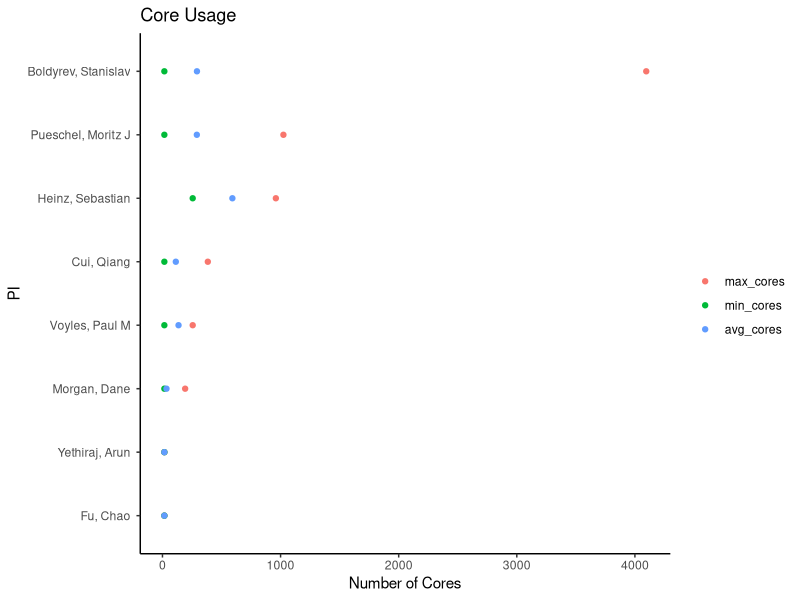
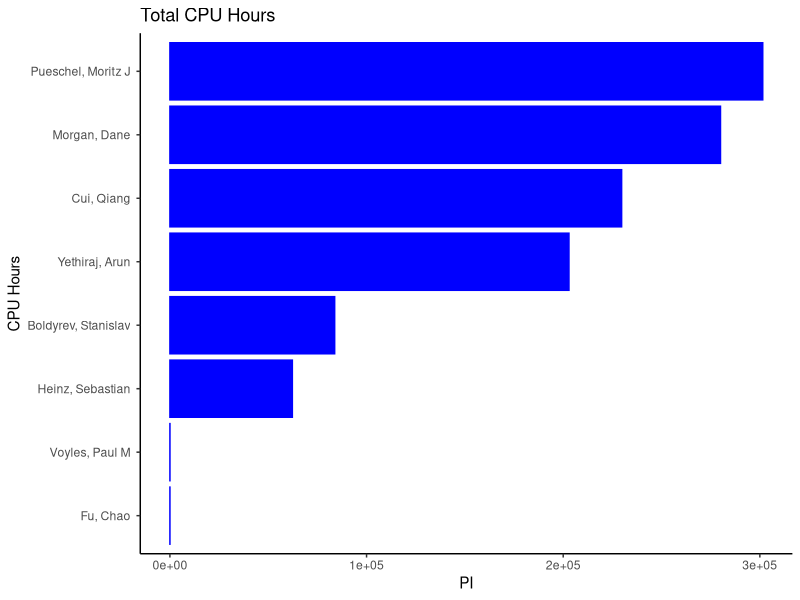

Reproduce these figures in R, in order.
library(ggplot2)
library(dplyr)
library(reshape2)

df <- read.csv("madison_PI_2015-04-01_to_2015-04-30_aggregate.csv")

total_hours <- df %>%
  mutate(PI = reorder(PI, CPU.Hours..Total)) %>%
  ggplot(aes(y=CPU.Hours..Total, x=PI)) + 
  geom_bar(stat="identity", color="blue", fill="blue") + 
  coord_flip() +
  theme(panel.background = element_blank(), 
        axis.line = element_line(colour = "black")) +
  labs(title="Total CPU Hours", x="CPU Hours", y="PI")

cpu_usage <- df %>% 
  select(PI,
              max_cores = Job.Size..Max..Core.Count.,
              min_cores = Job.Size..Min..Core.Count.,
              avg_cores = Job.Size..Per.Job..Core.Count.) %>%
  mutate(PI = reorder(PI, max_cores)) %>%
  melt(value.name = "num_cores") %>%
  ggplot(aes(x=num_cores,y=PI,color=variable)) + 
  geom_point() + 
  theme(panel.background = element_blank(), 
        axis.line = element_line(colour = "black")) +
  labs(title="Core Usage", x="Number of Cores", y="PI", color="")
